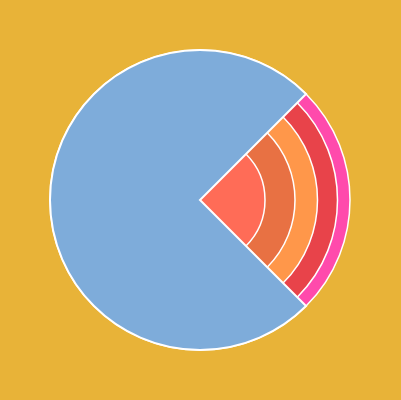
Frame 1 (no input)
Frame 60 (no input): identical to frame 1, image omitted
Frame 120 (the mouse pressed at the canvas centre since frame 60): identical to frame 1, image omitted

The p5.js sketch that drew this single still picture (run headless with seeded random() and noise() and a simulated clock; from frame 60 on, the mouse is pressed at the canvas centre):

// p5.js sketch
// ── sketch.js
function preload(){
  // preload assets
}

function setup() {
  createCanvas(401, 400);
}

function draw() {
  
  background('#E8B338');

  stroke(255);
  strokeWeight(1.5);
  
  fill('#FF4AAC');
  circle(200, 200, 300);
  
  fill('#E8434A');
  circle(200, 200, 275);
  
  fill('#FF974A');
  circle(200, 200, 235);
  
  fill('#E87143');
  circle(200, 200, 190);
  
  fill('#FF6C57');
  circle(200, 200, 130);
  
  stroke('#FF6C57');
  strokeWeight(2.0);

  stroke(255)
  fill('#7EACDA')

  arc(
    200, 200,
    300, 300,
    Math.PI / 180 * 45,
    Math.PI / 180 * 315,
    PIE
  );


}
